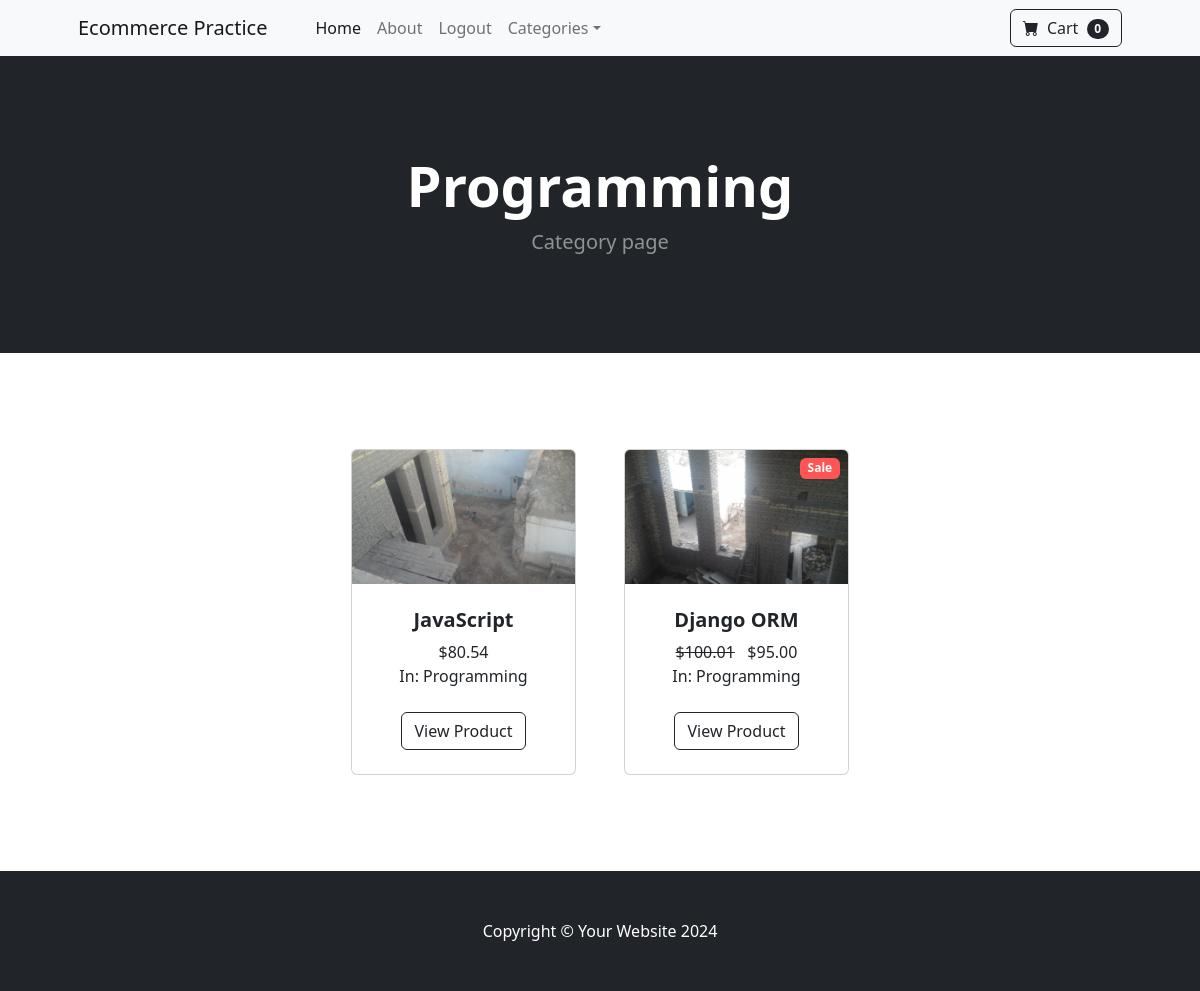
Page /category/Programming (signed in) on the committed database.
### store/models.py (models this page shows, shortened)
class Category(models.Model):
    name = models.CharField(max_length=50)
    class Meta:
        verbose_name_plural = "Categories"
    def __str__(self):
        return self.name

class Product(models.Model):
    name = models.CharField(max_length=100)
    price = models.DecimalField(max_digits=6, decimal_places=2, default=0)
    category = models.ForeignKey(Category, on_delete=models.CASCADE, default=1)
    description = models.TextField(default='', blank=True, null=True, max_length=250)
    image = models.ImageField(upload_to='uploads/products')
    is_sale = models.BooleanField(default=False)
    sale_price = models.DecimalField(max_digits=6, decimal_places=2, default=0)

### store/views.py (the view)
# urls.py: path('category/<str:foo>', views.category, name='categories'),
@login_required(login_url='/login/')
def category(request, foo):
    foo = foo.replace('-', ' ')
    try:
        category = Category.objects.get(name=foo)
        products = Product.objects.filter(category=category)
        return render(request, 'category.html', {'products': products, 'category': category})
    except:
        messages.success(request, 'Category with this name does not exist!!!')
        return redirect('home')

### cart/context_processors.py (called while the page is built)
def cart(request):
    return {'cart': Cart(request)}

### store/templates/category.html
{% extends 'base.html' %}
{% load static %}
{% block content %}
<header class="bg-dark py-5">
    <div class="container px-4 px-lg-5 my-5">
        <div class="text-center text-white">
            <h1 class="display-4 fw-bolder">{{ category.name }}</h1>
            <p class="lead fw-normal text-white-50 mb-0">Category page</p>
        </div>
    </div>
</header>
<section class="py-5">
    <div class="container px-4 px-lg-5 mt-5">
        <div class="row gx-4 gx-lg-5 row-cols-2 row-cols-md-3 row-cols-xl-4 justify-content-center">
            {% for product in products %}
            {% if product.is_sale %}
            <div class="col mb-5">
                <div class="card h-100">
                    <div class="badge position-absolute"
                         style="top: 0.5rem; right: 0.5rem; background-color: #ff5555; color: white;">Sale
                    </div>
                    <img class="card-img-top" src="{{ product.image.url }}" alt="..."/>
                    <div class="card-body p-4">
                        <div class="text-center">
                            <h5 class="fw-bolder">{{product.name}}</h5>
                            <strike>${{product.price}}</strike> &nbsp;
                            ${{product.sale_price}}
                            <br>
                            In: {{product.category}}
                        </div>
                    </div>
                    <div class="card-footer p-4 pt-0 border-top-0 bg-transparent">
                        <div class="text-center"><a class="btn btn-outline-dark mt-auto"
                                                    href="{% url 'product' product.id %}">View Product</a></div>
                    </div>
                </div>
            </div>
            {% else %}
            <div class="col mb-5">
                <div class="card h-100">
                    <img class="card-img-top" src="{{ product.image.url }}" alt="..."/>
                    <div class="card-body p-4">
                        <div class="text-center">
                            <h5 class="fw-bolder">{{product.name}}</h5>
                            ${{product.price}}
                            <br>
                            In: {{product.category}}
                        </div>
                    </div>
                    <div class="card-footer p-4 pt-0 border-top-0 bg-transparent">
                        <div class="text-center"><a class="btn btn-outline-dark mt-auto" href="{% url 'product' product.id %}">View Product</a></div>
                    </div>
                </div>
            </div>
            {% endif %}
            {% endfor %}
        </div>
    </div>
</section>
{% endblock %}

### rows in the picture
Category: name "Programming"
Product: image (picture), name "JavaScript", price "80.54", category "Programming"
Product: image (picture), name "Django ORM", price "100.01", sale_price "95.00", category "Programming"
